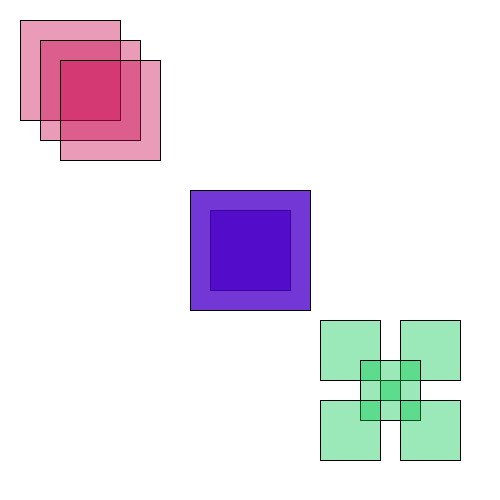
Frame 1 (no input)
Frame 60 (the mouse pressed at the canvas centre just before this capture): identical to frame 1, image omitted
Frame 120 (the mouse held since frame 60 and released just before this capture): identical to frame 1, image omitted

The Processing sketch that drew this single still picture (run headless with seeded random() and noise(); from frame 60 on, the mouse is pressed at the canvas centre):

// Processing sketch: sketch_03_rectangle
// ── sketch_03_rectangle.pde
void setup() {

  size(500, 500);
  background(255);

  // default mode: CORNER (el origen del rectángulo en la esquina superior izquierda)
  // sintaxis: rect(start X, start Y, width, height)
  fill(200, 0, 75, 100);
  rect(20, 20, 100, 100);
  rect(40, 40, 100, 100);
  rect(60, 60, 100, 100);


  rectMode(CENTER);
  // mode: CENTER (el origen del rectángulo en el centro)
  // sintaxis: rect(start X, start Y, width, height);
  fill(75, 0, 200, 200);
  rect(width/2, height/2, 80, 80);
  rect(width/2, height/2, 120, 120);


  rectMode(CORNERS);
  // mode: CORNERS (no se establece punto de origen: el rectángulo se construye a partir de un punto inicial (esquina superior izquierda) y un punto final (esquina inferior derecha))
  // sintaxis: rect(start X, start Y, end X, end Y);
  fill(0, 200, 75, 100);
  
  rect(320, 320, 380, 380);  //superior izquierdo
  rect(400, 320, 460, 380);  //superior derecho

  rect(400, 400, 380, 380);  //central pequeño
  rect(360, 360, 420, 420);  //central grande
  
  rect(400, 400, 460, 460);  //inferior derecho
  rect(320, 400, 380, 460);  //inferior izquierdo
}

void draw() {
}
